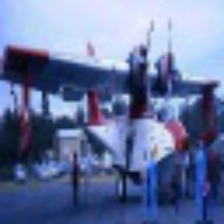
#> input picture Classification-Localisation/vgg16/train/aeroplane/6234.jpg, 224 x 224 px; its folder holds only this picture in this run
$ python resize.py
#> lines starting #> are read from the running program, lines starting #| are printed output that depends on the picture
#!/usr/bin/env python3

import cv2
import os

# print("ok")

N = 64
DIRS = ["./train/", "./val/"]

for fol in DIRS:
    for clas in os.listdir(fol):
        clas = os.path.join(fol, clas)
        for img in os.listdir(clas):
            img = os.path.join(clas, img)
            imgMat = cv2.imread(img)
#> imgMat is the input picture: shape (224, 224, 3); mean B, G, R 158.9, 117, 102.8

            imgMat = cv2.resize(imgMat, (N, N))
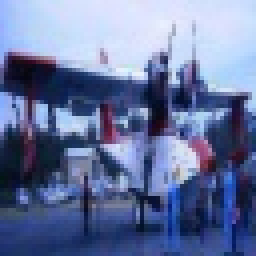
#> imgMat: shape (64, 64, 3) (shown 4 times larger); mean B, G, R 158.8, 116.9, 102.7
#> (the run stopped early here; a loop or call above may not have finished)
